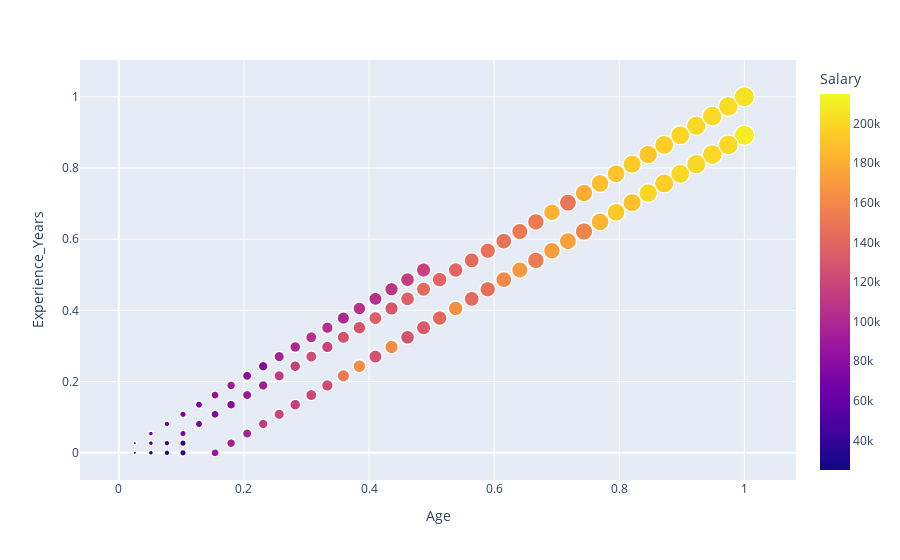

Notebook code cell kept with this figure:
### Code cell
fig = px.scatter(df, x='Age', y='Experience_Years', color='Salary', size='Age', hover_data=['Gender', 'Experience_Years'])
fig.show()

### Figure 1 — Plotly figure (JSON) as saved in the notebook; plotly's stock layout.template omitted (floating-point values rounded to 4 significant figures; data arrays with more than 128 entries replaced by an {"elided": "..."} marker saying what was removed)
{"data": [{"customdata": {"elided": "10000x1 float values"}, "hovertemplate": "Age=%{marker.size}<br>Experience_Years=%{y}<br>Gender=%{customdata[0]}<br>Salary=%{marker.color}<extra></extra>", "legendgroup": "", "marker": {"color": {"elided": "10000 int values"}, "coloraxis": "coloraxis", "size": {"elided": "10000 float values"}, "sizemode": "area", "sizeref": 0.0025, "symbol": "circle"}, "mode": "markers", "name": "", "showlegend": false, "type": "scattergl", "x": {"elided": "10000 float values"}, "xaxis": "x", "y": {"elided": "10000 float values"}, "yaxis": "y"}], "layout": {"coloraxis": {"colorbar": {"title": {"text": "Salary"}}, "colorscale": [[0, "#0d0887"], [0.1111, "#46039f"], [0.2222, "#7201a8"], [0.3333, "#9c179e"], [0.4444, "#bd3786"], [0.5556, "#d8576b"], [0.6667, "#ed7953"], [0.7778, "#fb9f3a"], [0.8889, "#fdca26"], [1, "#f0f921"]]}, "legend": {"itemsizing": "constant", "tracegroupgap": 0}, "margin": {"t": 60}, "xaxis": {"anchor": "y", "domain": [0, 1], "title": {"text": "Age"}}, "yaxis": {"anchor": "x", "domain": [0, 1], "title": {"text": "Experience_Years"}}}}
